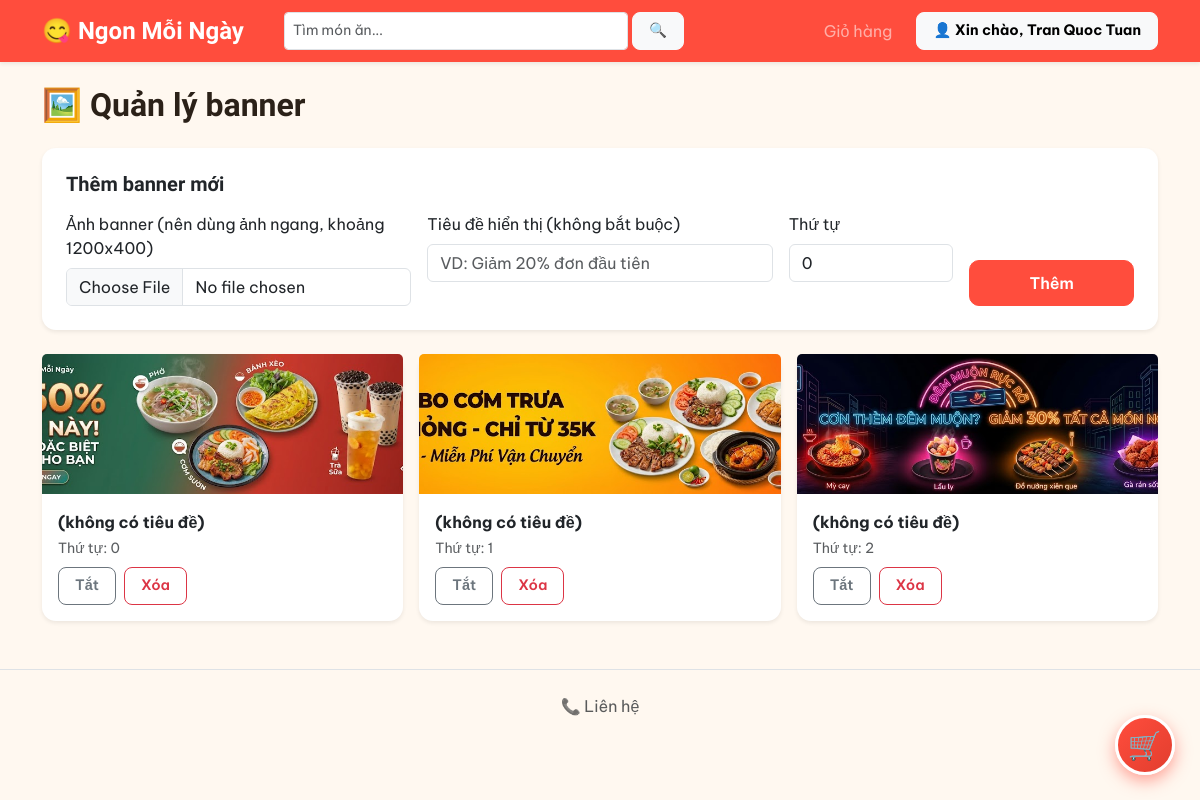
/admin/banner.php (signed in), run on the app's committed database.
### tables this page shows
CREATE TABLE `banner` (
  `id` int(11) NOT NULL,
  `hinh_anh` varchar(255) NOT NULL,
  `tieu_de` varchar(200) DEFAULT NULL,
  `thu_tu` int(11) NOT NULL DEFAULT 0,
  `kich_hoat` tinyint(1) NOT NULL DEFAULT 1
);

### admin/banner.php (the view, shortened to what this page needs)
<?php
include '../includes/header.php';
include '../config/ketnoi.php';
$ds_banner = $conn->query("SELECT * FROM banner ORDER BY thu_tu ASC");
?>
<div class="container my-4">
    <h2 class="fw-bold mb-4">🖼️ Quản lý banner</h2>
    <div class="card shadow-sm border-0 mb-4">
        <div class="card-body p-4">
            <h5 class="fw-bold mb-3">Thêm banner mới</h5>
            <form action="xu_ly_banner.php" method="POST" enctype="multipart/form-data" class="row g-3">
                <div class="col-md-4">
                    <label class="form-label">Ảnh banner (nên dùng ảnh ngang, khoảng 1200x400)</label>
                    <input type="file" name="hinh_anh" class="form-control" accept="image/*" required>
                </div>
                <div class="col-md-4">
                    <label class="form-label">Tiêu đề hiển thị (không bắt buộc)</label>
                    <input type="text" name="tieu_de" class="form-control" placeholder="VD: Giảm 20% đơn đầu tiên">
                </div>
                <div class="col-md-2">
                    <label class="form-label">Thứ tự</label>
                    <input type="number" name="thu_tu" class="form-control" value="0">
                </div>
                <div class="col-md-2 d-flex align-items-end">
                    <button type="submit" class="btn btn-brand w-100">Thêm</button>
                </div>
            </form>
        </div>
    </div>
    <div class="row g-3">
        <?php while ($b = $ds_banner->fetch_assoc()): ?>
        <div class="col-md-4">
            <div class="card shadow-sm border-0">
                <img src="../assets/img/<?php echo $b['hinh_anh']; ?>" class="card-img-top" style="height:140px;object-fit:cover;">
                <div class="card-body">
                    <p class="fw-bold mb-1"><?php echo htmlspecialchars($b['tieu_de'] ?: '(không có tiêu đề)'); ?></p>
                    <p class="small text-muted mb-2">Thứ tự: <?php echo $b['thu_tu']; ?></p>
                    <div class="d-flex gap-2">
                        <a href="xu_ly_banner.php?hanh_dong=<?php echo $b['kich_hoat'] ? 'tat' : 'bat'; ?>&id=<?php echo $b['id']; ?>"
                           class="btn btn-sm <?php echo $b['kich_hoat'] ? 'btn-outline-secondary' : 'btn-outline-success'; ?>">
                            <?php echo $b['kich_hoat'] ? 'Tắt' : 'Bật'; ?>
                        </a>
                        <a href="xu_ly_banner.php?hanh_dong=xoa&id=<?php echo $b['id']; ?>" class="btn btn-sm btn-outline-danger" onclick="return confirm('Xóa banner này?')">Xóa</a>
                    </div>
                </div>
            </div>
        </div>
        <?php endwhile; ?>
    </div>
</div>
<?php include '../includes/footer.php'; ?>

### assets/css/style.css (style rules this page uses)
:root { --primary: #FF4D3D; --primary-dark: #E23E2E; --primary-light: #FFE4DE; --secondary: #0D9488; --accent: #FFB703; --dark: #2B2118; --bg-page: #FFF8F0; --muted: #8A7F72; }
body { font-family: 'Be Vietnam Pro', sans-serif; color: var(--dark); background: var(--bg-page); }
h1, h2, h3, h4, h5, h6, .navbar-brand, .card-title { font-family: 'Baloo 2', sans-serif; font-weight: 700; }
.btn-brand { background: var(--primary); border-color: var(--primary); color: #fff; }
.btn { padding: 10px 22px; font-size: 1rem; font-weight: 600; border-radius: 10px; transition: all 0.15s ease; }
.btn-sm { padding: 7px 16px; font-size: 0.9rem; border-radius: 8px; }
.card { border-radius: 14px !important; }

### data on the page
banner: hinh_anh (picture), tieu_de "(không có tiêu đề)", thu_tu "0", kich_hoat "Tắt"
banner: hinh_anh (picture), tieu_de "(không có tiêu đề)", thu_tu "1", kich_hoat "Tắt"
banner: hinh_anh (picture), tieu_de "(không có tiêu đề)", thu_tu "2", kich_hoat "Tắt"

### other printed values
$_SESSION['ho_ten'] "Tran Quoc Tuan"
